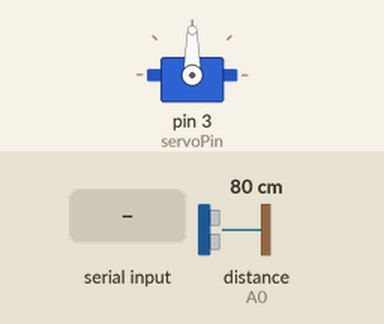
Recording of a sketch running on a simulated Arduino Uno, built with avr-gcc and run on an emulated ATmega328P. Shown: servo. Wiring (inferred from the names in the program): ultrasonic range finder: trigger A1; echo A0. Inputs (shaded band) come from the test bench; at power-on: distance to the obstacle (sensor on A0) 80 cm. The echo pulse lasts 58.3 µs per cm; what the sketch prints to the serial monitor is not drawn.

Above: at 1.2 s.
1.3 s: "O,45\n" received over Serial
At 2.5 s:
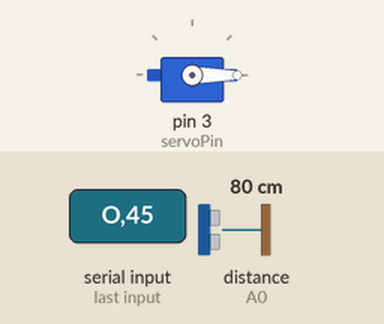
2.8 s: "O90\n" received over Serial
At 4.0 s:
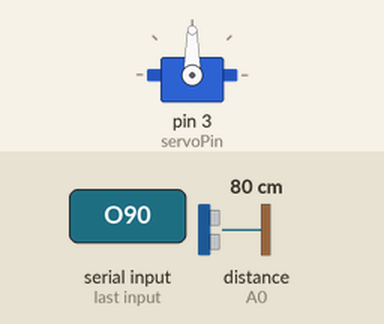
4.3 s: "O\n" received over Serial
At 5.6 s:
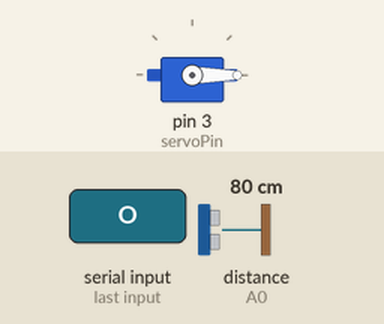
Timing chart, 0 to 7.3 s (numbered marks = the images above; inputs shaded):
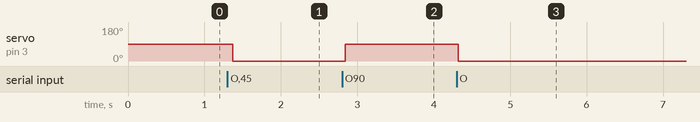

The sketch:

arduino.ino
```cpp
#include <Servo.h>

const int trigPin = A1;
const int echoPin = A0;
const int servoPin = 3;

long duration;
int distance;

Servo servo;

void setup() {
  pinMode(trigPin, OUTPUT);
  pinMode(echoPin, INPUT);
  servo.attach(servoPin);
  Serial.begin(9600);
}

void loop() {

  if (Serial.available() > 0) {
    String command = Serial.readStringUntil('\n');

    // Turn Right
    if (command[0] == 'O')
    {
      int angle = command.substring(1).toInt();
      servo.write(angle);
    }

    else if (command[0] == 'S')
    {
      servo.detach();
    }
  }

  digitalWrite(trigPin, LOW);
  delayMicroseconds(2);

  digitalWrite(trigPin, HIGH);
  delayMicroseconds(10);
  digitalWrite(trigPin, LOW);

  duration = pulseIn(echoPin, HIGH);

  distance = duration * 0.034 / 2;
  Serial.println(distance);
  delay(100);
}
```

Measured:
- after the input at 1.3 s, servo on pin 3 (servoPin): 90° → 0° after 0.07 s
- after the input at 2.8 s, servo on pin 3 (servoPin): 0° → 90° at once
- after the input at 4.3 s, servo on pin 3 (servoPin): 90° → 0° at once
